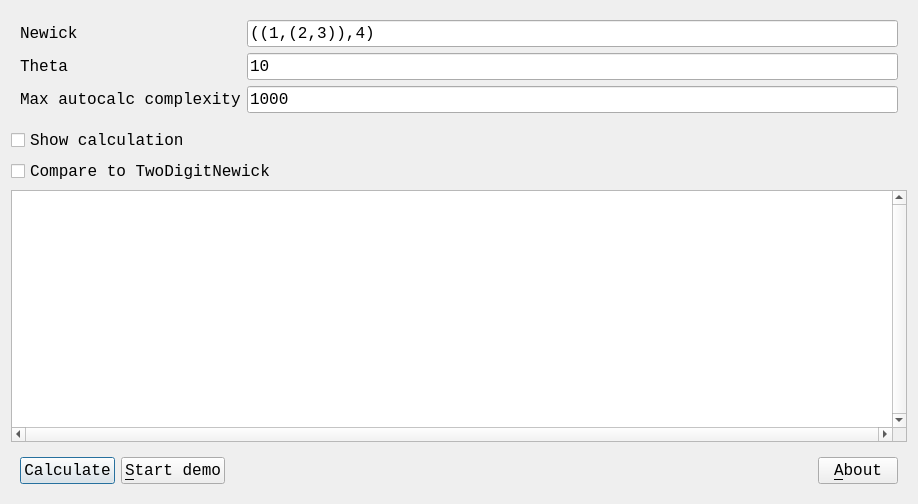
<?xml version="1.0" encoding="UTF-8"?>
<ui version="4.0">
 <class>QtTestNewickVectorDialog</class>
 <widget class="QDialog" name="QtTestNewickVectorDialog">
  <property name="geometry">
   <rect>
    <x>0</x>
    <y>0</y>
    <width>918</width>
    <height>504</height>
   </rect>
  </property>
  <property name="font">
   <font>
    <family>Courier New</family>
    <pointsize>12</pointsize>
   </font>
  </property>
  <property name="windowTitle">
   <string>TestNewickVector</string>
  </property>
  <property name="windowIcon">
   <iconset resource="resources.qrc">
    <normaloff>:/images/R.png</normaloff>:/images/R.png</iconset>
  </property>
  <layout class="QVBoxLayout" name="verticalLayout">
   <item>
    <widget class="QWidget" name="widget_top" native="true">
     <layout class="QGridLayout" name="gridLayout">
      <item row="0" column="0">
       <widget class="QLabel" name="label_newick">
        <property name="text">
         <string>Newick</string>
        </property>
       </widget>
      </item>
      <item row="0" column="2">
       <widget class="QLineEdit" name="edit_newick">
        <property name="text">
         <string>((1,(2,3)),4)</string>
        </property>
       </widget>
      </item>
      <item row="1" column="0">
       <widget class="QLabel" name="label_theta">
        <property name="text">
         <string>Theta</string>
        </property>
       </widget>
      </item>
      <item row="1" column="2">
       <widget class="QLineEdit" name="edit_theta">
        <property name="text">
         <string>10</string>
        </property>
       </widget>
      </item>
      <item row="2" column="0">
       <widget class="QLabel" name="label_max_complexity">
        <property name="text">
         <string>Max autocalc complexity</string>
        </property>
       </widget>
      </item>
      <item row="2" column="2">
       <widget class="QLineEdit" name="edit_max_complexity">
        <property name="text">
         <string>1000</string>
        </property>
       </widget>
      </item>
     </layout>
    </widget>
   </item>
   <item>
    <widget class="QCheckBox" name="box_show_calculation">
     <property name="toolTip">
      <string>This option shows the calculation 'by hand', but has the drawback that a phylogeny's probability is calculated multiple times</string>
     </property>
     <property name="text">
      <string>Show calculation</string>
     </property>
    </widget>
   </item>
   <item>
    <widget class="QCheckBox" name="box_compare">
     <property name="toolTip">
      <string>Compares the calculated probabilities of NewickVector to the validated TwoDigitNewick (for unary and binary phylogenies only)</string>
     </property>
     <property name="text">
      <string>Compare to TwoDigitNewick</string>
     </property>
    </widget>
   </item>
   <item>
    <widget class="QPlainTextEdit" name="edit_text">
     <property name="verticalScrollBarPolicy">
      <enum>Qt::ScrollBarAlwaysOn</enum>
     </property>
     <property name="horizontalScrollBarPolicy">
      <enum>Qt::ScrollBarAlwaysOn</enum>
     </property>
     <property name="readOnly">
      <bool>true</bool>
     </property>
     <property name="centerOnScroll">
      <bool>false</bool>
     </property>
    </widget>
   </item>
   <item>
    <widget class="QWidget" name="widget_bottom" native="true">
     <layout class="QHBoxLayout" name="horizontalLayout_2">
      <item>
       <widget class="QPushButton" name="button_calculate">
        <property name="text">
         <string>Calculate</string>
        </property>
       </widget>
      </item>
      <item>
       <widget class="QPushButton" name="button_demo">
        <property name="text">
         <string>&amp;Start demo</string>
        </property>
       </widget>
      </item>
      <item>
       <spacer name="horizontalSpacer">
        <property name="orientation">
         <enum>Qt::Horizontal</enum>
        </property>
        <property name="sizeHint" stdset="0">
         <size>
          <width>40</width>
          <height>20</height>
         </size>
        </property>
       </spacer>
      </item>
      <item>
       <widget class="QPushButton" name="button_about">
        <property name="text">
         <string>&amp;About</string>
        </property>
       </widget>
      </item>
     </layout>
    </widget>
   </item>
  </layout>
 </widget>
 <resources>
  <include location="resources.qrc"/>
 </resources>
 <connections/>
</ui>
